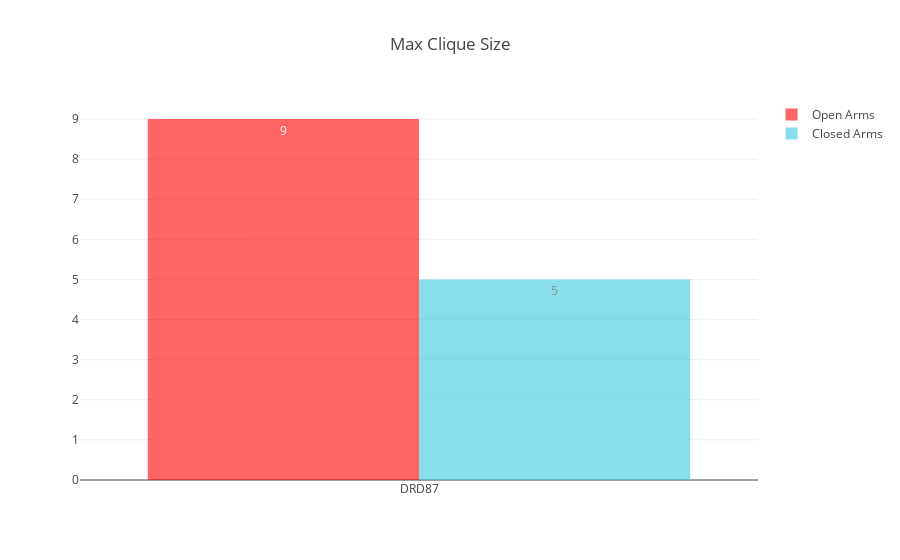

Source (notebook cell):
### Code cell
open_arms_graphs = get_behavior_graphs(feature_extractors, "OpenArms_centerpoint")

open_measures = list()
for open_arms_graph in open_arms_graphs:
    open_measures.append(open_arms_graph.max_clique_size)    
    
closed_arms_graphs = get_behavior_graphs(feature_extractors, "ClosedArms_centerpoint")

closed_measures = list()
for closed_arms_graph in closed_arms_graphs:
    closed_measures.append(closed_arms_graph.max_clique_size)
    
plot_network_measures(open_measures, closed_measures, *x_axis, title="Max Clique Size")

### Figure 1 — Plotly figure (JSON) as saved in the notebook; plotly's stock layout.template omitted (floating-point values rounded to 4 significant figures)
{"data": [{"marker": {"color": "rgb(255, 0, 0)"}, "name": "Open Arms", "opacity": 0.6, "text": [9], "textposition": "auto", "type": "bar", "uid": "9c7073", "x": ["DRD87"], "y": [9]}, {"marker": {"color": "rgb(58,200,225)"}, "name": "Closed Arms", "opacity": 0.6, "text": [5], "textposition": "auto", "type": "bar", "uid": "f9d467", "x": ["DRD87"], "y": [5]}], "layout": {"autosize": true, "title": "Max Clique Size", "xaxis": {"autorange": true, "range": [-0.5, 0.5], "type": "category"}, "yaxis": {"autorange": true, "range": [0, 9.474], "type": "linear"}}}
